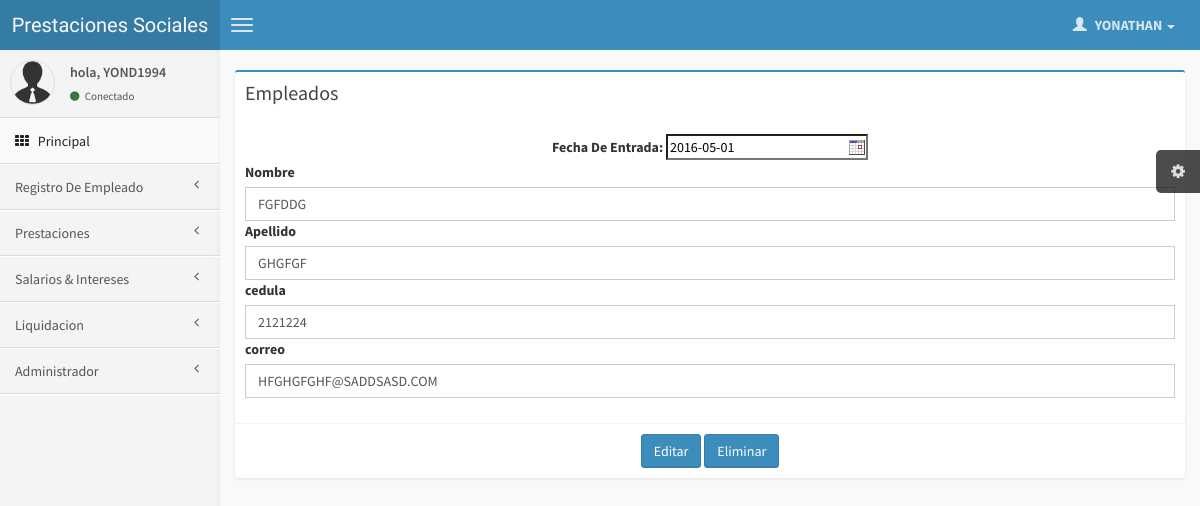
The page /paginas/editar.php?codigo=A0002 (signed in) on the database its author committed.
### tables this page shows
CREATE TABLE `administrador` (
  `id` int(11) NOT NULL auto_increment,
  `usuario` varchar(50) NOT NULL,
  `pass` varchar(100) NOT NULL,
  `nombre` varchar(30) NOT NULL,
  `apellido` varchar(30) NOT NULL,
  `pregunta` varchar(50) NOT NULL,
  `respuesta` varchar(50) NOT NULL,
  `correo` varchar(50) NOT NULL,
  `id_extreme` varchar(50) NOT NULL,
  `tipo` int(2) NOT NULL,
  `imagen` varchar(40) NOT NULL,
  PRIMARY KEY  (`id`)
);

CREATE TABLE `empleados` (
  `id_empleado` int(10) NOT NULL auto_increment,
  `cedula` int(20) NOT NULL,
  `nombre` varchar(50) NOT NULL,
  `apellido` varchar(50) NOT NULL,
  `correo` varchar(50) NOT NULL,
  `fechai` date NOT NULL,
  `cod` varchar(20) NOT NULL,
  `ultimal` date default NULL,
  `estado` varchar(3) NOT NULL,
  PRIMARY KEY  (`cedula`),
  UNIQUE KEY `id_empleado` (`id_empleado`),
  UNIQUE KEY `cod` (`cod`)
);

### sesion.class.php (called while the page is built, shortened)
<?php
class sesion {
  public function get($nombre) {
     if (isset ( $_SESSION [$nombre] )) {
        return $_SESSION [$nombre];
     } else {
         return false;
     }
  }
}
?>

### paginas/editar.php (the view, shortened to what this page needs)
<?php
include("cabecera.php");
 require ('validarnum.php');
  $link=conectarse() ;
?>
<div class="col-md-12">
                            <div class="box box-primary">
                                <div class="box-header">
                                    <h3 class="box-title">Empleados</h3>
                                </div>
   	<?
	 $x1=$_GET['codigo'];
	$query="SELECT * FROM empleados WHERE cod='".$x1."'";
	$result=mysql_query($query,$link) or die("Error: ".mysql_error());
	while($Rs=mysql_fetch_array($result)) {
		?>
                                <form role="form"  name="fe" action="" method="post" >
                                    <div class="box-body">
                                        <div class="form-group">
                                           <center>
											   <label for="exampleInputEmail">Fecha De Entrada:</label>
											   	<input  required type="text" placeholder="<?php echo $fecha ?>" name="fechai" class="tcal" value="<?php echo $Rs['fechai']; ?>" />
	   </center>
											<label for="exampleInputFile">Nombre</label>
                                            <input  required type="tex" onkeypress="return caracteres(event)" onblur="this.value=this.value.toUpperCase();"  name="nombre" class="form-control" value="<?php echo $Rs['nombre']; ?>" id="exampleInputEmail1" placeholder="Intoducir el Nombre">
											<label for="exampleInputFile">Apellido</label>
											<input   onkeypress="return caracteres(event)" onblur="this.value=this.value.toUpperCase();" required type="tex" name="apellido" class="form-control" value="<?php echo $Rs['apellido']; ?>" id="exampleInputEmail1" placeholder="Apellido">
											<label for="exampleInputFile">cedula</label>
                                            <input  onkeydown="return enteros(this, event)" required type="text" name="ci" class="form-control" value="<?php echo $Rs['cedula']; ?>" id="exampleInputEmail1" placeholder="Cedula">
											<label for="exampleInputFile">correo</label>
											<input  required type="email" name="correo" class="form-control" value="<?php echo $Rs['correo']; ?>"  placeholder="Correo">
                                        </div>
           <?
		   }
		   ?>
                                    </div>
                                    <div class="box-footer">
									<center>
                                        <button name="btn1"  onClick="return confirm('Esta seguro que desea Editar este Registro?');" type="submit" value="Editar" class="btn btn-primary">Editar</button>
										<button name="btn1"  onClick="return confirm('Esta seguro que desea Eliminar este Registro? se perderan todos los datos');" type="submit" value="Eliminar" class="btn btn-primary">Eliminar</button>
								</center>
                                    </div>
                                </form>
                            </div>
<?php
include("pie.php");
?>

### paginas/cabecera.php (shortened to what this page needs)
<?php
	require_once("../sesion.class.php");
	$sesion = new sesion();
	$usuario = $sesion->get("usuario_dq");
	if( $usuario == false )
	{
		header("Location: ../index.php");
	}
	else
	{
$fecha = date('d-m-Y ');
 include_once("../config.php");
		$consulta = "select usuario,tipo,nombre,apellido,correo,imagen from administrador where usuario = '$usuario';";
		$result = $conexion->query($consulta);
		if($result->num_rows > 0)
		{
			$fila = $result->fetch_assoc();
			 $a=$fila["tipo"];
		  $b=$fila["nombre"];
		}
	?>
<!DOCTYPE html>
<html>
    <head>
        <link href="../css/bootstrap.min.css" rel="stylesheet" type="text/css" />
        <link href="../css/font-awesome.min.css" rel="stylesheet" type="text/css" />
        <link href="../css/ionicons.min.css" rel="stylesheet" type="text/css" />
        <link href="../css/AdminLTE.css" rel="stylesheet" type="text/css" />
		 <link href="../../css/daterangepicker/daterangepicker-bs3.css" rel="stylesheet" type="text/css" />
        <link href="../../css/iCheck/all.css" rel="stylesheet" type="text/css" />
        <link href="../../css/colorpicker/bootstrap-colorpicker.min.css" rel="stylesheet"/>
        <link href="../../css/timepicker/bootstrap-timepicker.min.css" rel="stylesheet"/>
<link rel="stylesheet" type="text/css" href="../calendar/tcal.css" />
    </head>
    <body class="skin-blue">
        <header class="header">
            <a href="#" class="logo">
                Prestaciones Sociales
            </a>
            <nav class="navbar navbar-static-top" role="navigation">
                <a href="#" class="navbar-btn sidebar-toggle" data-toggle="offcanvas" role="button">
                    <span class="icon-bar"></span>
                    <span class="icon-bar"></span>
                    <span class="icon-bar"></span>
                </a>
                <div class="navbar-right">
                    <ul class="nav navbar-nav">
                        <li class="dropdown messages-menu">
                        <li class="dropdown tasks-menu">
                        <li class="dropdown user user-menu">
                            <a href="#" class="dropdown-toggle" data-toggle="dropdown">
                                <i class="glyphicon glyphicon-user"></i>
                                <span> <?php echo $b;  ?> <i class="caret"></i></span>
                            </a>
                        </li>
                    </ul>
                </div>
            </nav>
        </header>
        <div class="wrapper row-offcanvas row-offcanvas-left">
            <aside class="left-side sidebar-offcanvas">
                <section class="sidebar">
                    <div class="user-panel">
                        <div class="pull-left image">
                            <img src="../img/avatar3.png" class="img-circle" alt="User Image" />
                        </div>
                        <div class="pull-left info">
                            <p>hola, <?php echo $usuario;  ?></p>
                            <a href="#"><i class="fa fa-circle text-success"></i> Conectado</a>
                        </div>
                    </div>
                    <ul class="sidebar-menu">
                        <li class="active"><?php
							if($a==1){
								echo '
                            <a href="index.php" data-ajax="false">';
							}else {
							echo '
                            <a href="index2.php" data-ajax="false">';
							}  ?>
                                <i class="fa fa-th"></i> <span>Principal</span>
                            </a>
                        </li>
                        <li class="treeview">
						<?php
							if($a==1){
								echo '
                            <a href="index.php" data-ajax="false">';
							}else {
							echo '
                            <a href="index2.php" data-ajax="false">';
							}  ?>
                                <span>Registro De Empleado</span>
                               <i class="fa fa-angle-left pull-right"></i>
                            </a>
                        </li>
                        <li class="treeview">
                            <a href="#">
                                <span>Prestaciones</span>
                                <i class="fa fa-angle-left pull-right"></i>
                            </a>
                        </li>
                        <li class="treeview">
                            <a href="#">
                                 <span>Salarios & Intereses</span>
                                <i class="fa fa-angle-left pull-right"></i>
                            </a>
                        </li>
                       <li class="treeview">
                            <a href="categorias.php?cate=5" data-ajax="false">
                                <i class="fa fa-angle-left pull-right"></i> <span>Liquidacion </span>
                            </a>
                        </li>
                             <li class="treeview">
                            <a href="#">
                                 <i class="fa fa-angle-left pull-right"></i> <span>Administrador</span>
                            </a>
                        </li>
                    </ul>
                </section>
            </aside>
            <aside class="right-side">
			<?php
			}
			?>

### calendar/tcal.css (style rules this page uses)
.tcalInput { background: url('img/cal.gif') 100% 50% no-repeat; padding-right: 20px; cursor: pointer; }

### rows shown on the page
administrador: nombre "YONATHAN"
empleados: fechai "2016-05-01", nombre "FGFDDG", apellido "GHGFGF", ci "2121224", correo "HFGHGFGHF@SADDSASD.COM"

### other values the page prints
$usuario "YOND1994"
